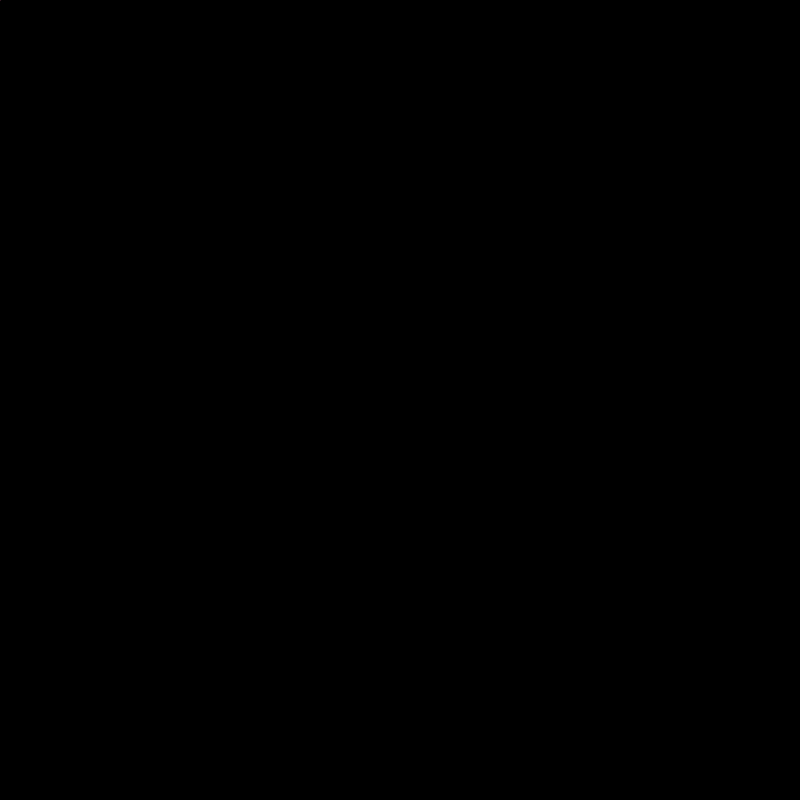
Frame 1 (no input)
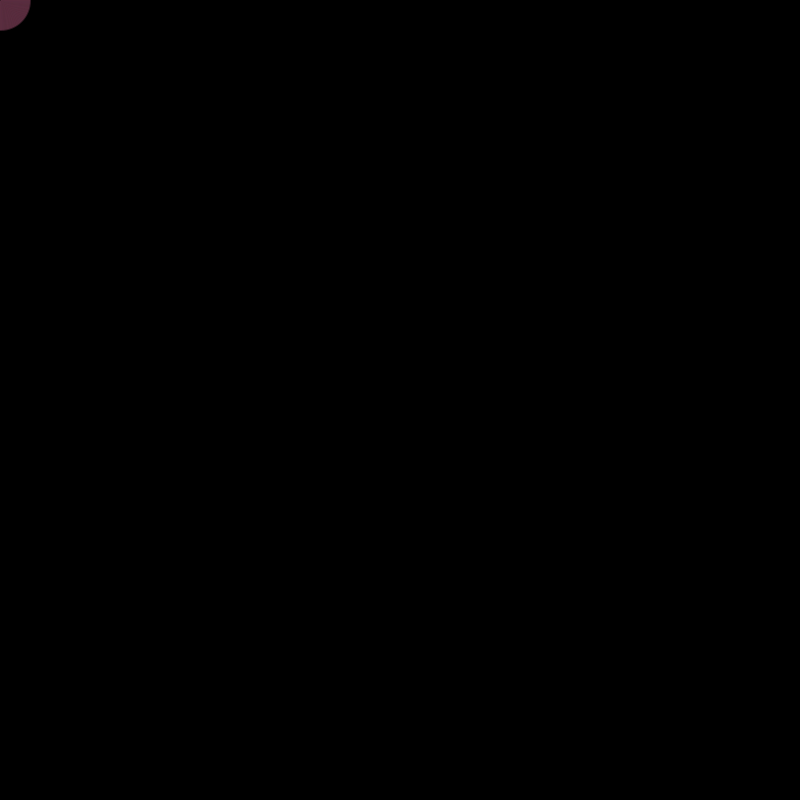
Frame 60 (the mouse pressed at the canvas centre just before this capture)
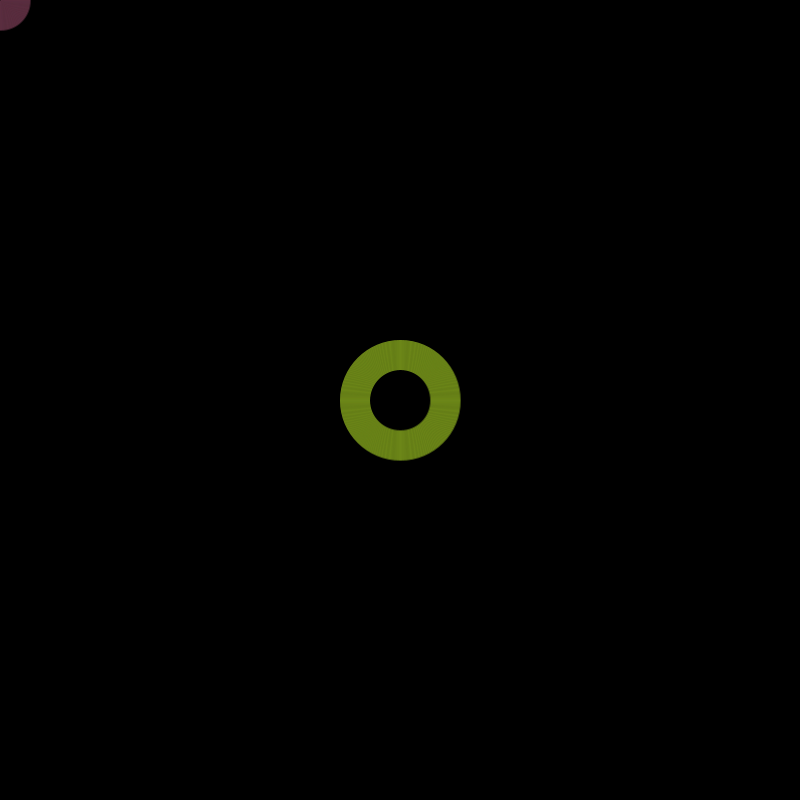
Frame 120 (the mouse held since frame 60 and released just before this capture)

The Processing sketch that drew these frames (run headless with seeded random() and noise(); from frame 60 on, the mouse is pressed at the canvas centre):

// Processing sketch: sketch_160906a
// ── sketch_160906a.pde
float circleSize = 0;

void setup() {
  size(800, 800);
  background(0);
  
  noFill();
  stroke(255, 125, 180, 50);
}

void draw() {
  circleSize = circleSize + 1;
  ellipse(mouseX, mouseY, circleSize, circleSize);
}

void mousePressed() {
  stroke(203, mouseY, 44, 80);
}
